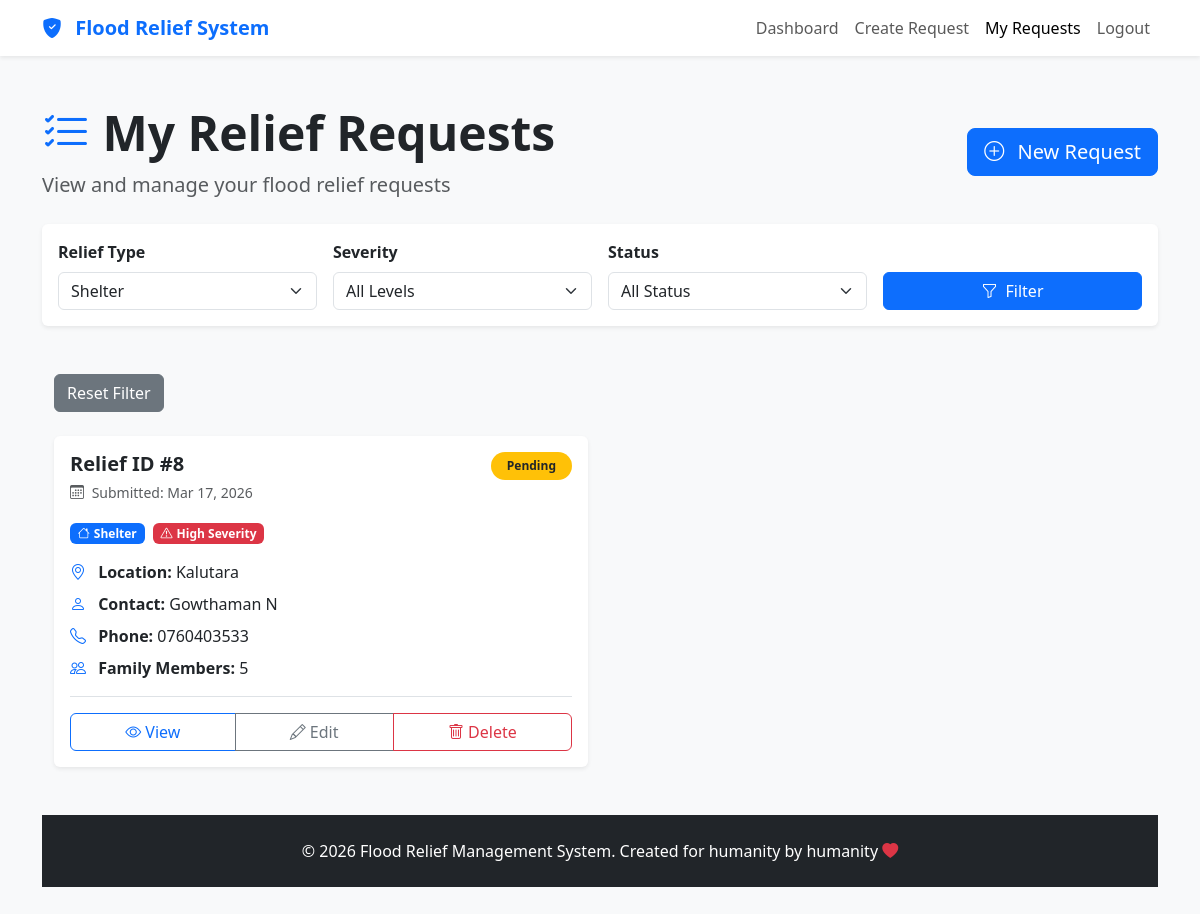
The app's page /FullStackProject/User/filterrelief.php?relief_type=Shelter (signed in) with its own data.
### tables this page shows
CREATE TABLE `reliefdetails` (
  `ReliefID` int(11) NOT NULL,
  `UserID` int(11) DEFAULT NULL,
  `TypeofRelief` enum('Water','Food','Medicine','Shelter') DEFAULT NULL,
  `District` varchar(255) NOT NULL,
  `DivisionalSecretariat` varchar(255) NOT NULL,
  `GNDivision` varchar(255) NOT NULL,
  `ContactPersonName` varchar(255) NOT NULL,
  `ContactPersonNumber` varchar(12) NOT NULL,
  `Address` varchar(255) NOT NULL,
  `NoOfFamilyMembers` int(11) NOT NULL,
  `FloodSeverityLevel` enum('Low','Medium','High') DEFAULT NULL,
  `Description` varchar(255) DEFAULT NULL,
  `Status` enum('Pending','Approved','Completed') DEFAULT NULL,
  `date` date DEFAULT curdate()
);

### FullStackProject/User/filterrelief.php (the view, shortened to what this page needs)
<?php
include 'connection.php';
$UserID = $_SESSION['userid'];
$relief_type = isset($_GET['relief_type']) ? $_GET['relief_type'] : '';
$severity_level = isset($_GET['severity_level']) ? $_GET['severity_level'] : '';
$status_level = isset($_GET['status']) ? $_GET['status'] : '';
if($relief_type != '' && $severity_level != '' && $status_level != ''){
    $stmt = $conn->prepare("SELECT * FROM reliefdetails WHERE TypeofRelief = ? AND FloodSeverityLevel = ? AND Status = ? AND UserID = ?");
    $stmt->bind_param("sssi",$relief_type,$severity_level,$status_level,$UserID);
}
elseif($relief_type != '' && $severity_level != ''){
    $stmt = $conn->prepare("SELECT * FROM reliefdetails WHERE TypeofRelief = ? AND FloodSeverityLevel = ? AND UserID = ?");
    $stmt->bind_param("ssi", $relief_type,$severity_level,$UserID);
}
elseif($relief_type != ''&& $status_level != ''){
    $stmt = $conn->prepare("SELECT * FROM reliefdetails WHERE TypeofRelief = ? AND Status = ? AND UserID = ?");
    $stmt->bind_param("ssi", $relief_type,$status_level,$UserID);
}
elseif($severity_level != '' && $status_level != ''){
    $stmt = $conn->prepare("SELECT * FROM reliefdetails WHERE FloodSeverityLevel = ? AND Status = ? AND UserID = ?");
    $stmt->bind_param("ssi",$severity_level,$status_level,$UserID);
}
elseif($relief_type != ''){
     $stmt = $conn->prepare("SELECT * FROM reliefdetails WHERE TypeofRelief = ? AND UserID = ?");
     $stmt->bind_param("si", $relief_type,$UserID);
}
elseif($severity_level != ''){
     $stmt = $conn->prepare("SELECT * FROM reliefdetails WHERE FloodSeverityLevel = ? AND UserID = ?");
     $stmt->bind_param("si", $severity_level,$UserID);
}
elseif($status_level != ''){
     $stmt = $conn->prepare("SELECT * FROM reliefdetails WHERE Status = ? AND UserID = ?");
     $stmt->bind_param("si",$status_level,$UserID);
}
else {
    header("Location: http://localhost/FullStackProject/User/view_requests.php");
    exit();
}
$stmt->execute();
$result = $stmt->get_result();
?>
<!DOCTYPE html>
<html lang="en">
<head>
    <link href="https://cdn.jsdelivr.net/npm/bootstrap@5.3.2/dist/css/bootstrap.min.css" rel="stylesheet">
    <link rel="stylesheet" href="https://cdn.jsdelivr.net/npm/bootstrap-icons@1.11.1/font/bootstrap-icons.css">
</head>
<body class="bg-light">
    <nav class="navbar navbar-expand-lg navbar-light bg-white shadow-sm">
        <div class="container">
            <a class="navbar-brand fw-bold text-primary" href="http://localhost/FullStackProject/User/dashboard.php">
                <i class="bi bi-shield-fill-check me-2"></i>
                Flood Relief System
            </a>
            <div class="collapse navbar-collapse" id="navbarNav">
                <ul class="navbar-nav ms-auto">
                    <li class="nav-item">
                        <a class="nav-link" href="http://localhost/FullStackProject/User/dashboard.php">Dashboard</a>
                    </li>
                    <li class="nav-item">
                        <a class="nav-link" href="http://localhost/FullStackProject/User/create_request.php">Create Request</a>
                    </li>
                    <li class="nav-item">
                        <a class="nav-link active" href="http://localhost/FullStackProject/User/view_requests.php">My Requests</a>
                    </li>
                    <li class="nav-item">
                        <a class="nav-link" href="http://localhost/FullStackProject/index.html">Logout</a>
                    </li>
                </ul>
            </div>
        </div>
    </nav>
    <div class="container py-5">
        <div class="d-flex justify-content-between align-items-center mb-4">
            <div>
                <h1 class="display-5 fw-bold">
                    <i class="bi bi-list-check text-primary"></i>
                    My Relief Requests
                </h1>
                <p class="lead text-muted mb-0">View and manage your flood relief requests</p>
            </div>
            <a href="http://localhost/FullStackProject/User/create_request.php" class="btn btn-primary btn-lg">
                <i class="bi bi-plus-circle me-2"></i>
                New Request
            </a>
        </div>
        <div class="card border-0 shadow-sm mb-4">
            <form method="GET" action="http://localhost/FullStackProject/User/filterrelief.php">
             <div class="card-body">
                <div class="row g-3 align-items-end">
                    <div class="col-md-3">
                        <label class="form-label fw-semibold">Relief Type</label>
                        <select class="form-select" name="relief_type">
                            <option value="Shelter" <?php if($relief_type == "Shelter") echo "selected"; ?>>Shelter</option>
                        </select>
                    </div>
                    <div class="col-md-3">
                        <label class="form-label fw-semibold">Severity</label>
                        <select class="form-select" name="severity_level">
                            <option value="">All Levels</option>
                        </select>
                    </div>
                    <div class="col-md-3">
                        <label class="form-label fw-semibold">Status</label>
                        <select class="form-select" name="status">
                            <option value="">All Status</option>
                        </select>
                    </div>
                    <div class="col-md-3">
                        <button class="btn btn-primary w-100">
                            <i class="bi bi-funnel me-2"></i>Filter
                        </button>
                    </div>
                </div>
            </div>
        </div>
<div class="container mt-5">
    <a href="http://localhost/FullStackProject/User/view_requests.php" class="btn btn-secondary mb-4">Reset Filter</a>
 <div class="row g-4">
           <?php while($row = $result->fetch_assoc()) { ?>
            <div class="col-lg-6">
                <div class="card border-0 shadow-sm h-100">
                    <div class="card-body">
                        <div class="d-flex justify-content-between align-items-start mb-3">
                            <div>
                                <h5 class="card-title fw-bold mb-1">Relief ID #<?php echo $row['ReliefID']; ?></h5>
                                <small class="text-muted">
                                    <i class="bi bi-calendar3 me-1"></i>
                                    Submitted: <?php echo date("M d, Y", strtotime($row['date'])); ?>
                                </small>
                            </div>
                            <?php
                                if($row['Status'] == 'Approved'){
                                 ?>
                                    <span class="badge bg-info text-dark rounded-pill px-3 py-2">
                                        <?php echo $row['Status']; ?>
                                    </span>
                                <?php }
                                elseif($row['Status'] == 'Pending'){
                                 ?>
                                    <span class="badge bg-warning text-dark rounded-pill px-3 py-2">
                                        <?php echo $row['Status']; ?>
                                    </span>
                                <?php }
                                elseif($row['Status'] == 'Completed'){
                                 ?>
                                    <span class="badge bg-success rounded-pill px-3 py-2">
                                        <?php echo $row['Status']; ?>
                                    </span>
                                <?php } ?>
                        </div>
                        <div class="mb-3">
                                <?php
                                if($row['TypeofRelief'] == 'Food'){
                                 ?>
                                    <span class="badge bg-success me-2">
                                        <i class="bi bi-basket me-1"></i><?php echo $row['TypeofRelief']; ?>
                                    </span>
                                <?php }
                                elseif($row['TypeofRelief'] == 'Water'){
                                 ?>
                                    <span class="badge bg-info me-2">
                                        <i class="bi bi-droplet me-1"></i><?php echo $row['TypeofRelief']; ?>
                                    </span>
                                <?php }
                                elseif($row['TypeofRelief'] == 'Medicine'){
                                 ?>
                                    <span class="badge bg-danger me-2">
                                        <i class="bi bi-heart-pulse me-1"></i><?php echo $row['TypeofRelief']; ?>
                                    </span>
                                <?php }
                                elseif($row['TypeofRelief'] == 'Shelter'){
                                    ?>
                                    <span class="badge bg-primary me-1">
                                        <i class="bi bi-house me-1"></i><?php echo $row['TypeofRelief']; ?>
                                    </span>
                                <?php }
                                if($row['FloodSeverityLevel'] == 'High'){
                                 ?>
                                    <span class="badge bg-danger">
                                        <i class="bi bi-exclamation-triangle me-1"></i><?php echo $row['FloodSeverityLevel']; ?> Severity
                                    </span>
                                <?php }
                                elseif($row['FloodSeverityLevel'] == 'Medium'){
                                 ?>
                                    <span class="badge bg-warning text-dark">
                                        <i class="bi bi-exclamation-circle me-1"></i><?php echo $row['FloodSeverityLevel']; ?> Severity
                                    </span>
                                <?php }
                                elseif($row['FloodSeverityLevel'] == 'Low'){
                                 ?>
                                    <span class="badge bg-success">
                                        <i class="bi bi-check-circle me-1"></i><?php echo $row['FloodSeverityLevel']; ?> Severity
                                    </span>
                                <?php } ?>
                        </div>
                        <div class="mb-2">
                            <i class="bi bi-geo-alt text-primary me-2"></i>
                            <strong>Location: </strong><?php echo $row['District']; ?>
                        </div>
                        <div class="mb-2">
                            <i class="bi bi-person text-primary me-2"></i>
                            <strong>Contact: </strong><?php echo $row['ContactPersonName']; ?>
                        </div>
                        <div class="mb-2">
                            <i class="bi bi-telephone text-primary me-2"></i>
                            <strong>Phone: </strong><?php echo $row['ContactPersonNumber']; ?>
                        </div>
                        <div class="mb-3">
                            <i class="bi bi-people text-primary me-2"></i>
                            <strong>Family Members: </strong><?php echo $row['NoOfFamilyMembers']; ?>
                        </div>
                        <div class="border-top pt-3">
                            <div class="btn-group w-100" role="group">
                                <button class="btn btn-outline-primary">
                                    <i class="bi bi-eye me-1"></i>View
                                </button>
                                <a href="http://localhost/FullStackProject/User/create_request.php?id=<?php echo $row['ReliefID']; ?>"
                                 class="btn btn-outline-secondary">
                                    <i class="bi bi-pencil me-1"></i>Edit
                                </a>
                                <a href="http://localhost/FullStackProject/User/deleterelief.php?id=<?php echo $row['ReliefID']; ?>"
                                class="btn btn-outline-danger"
                                onclick="return confirm('Are you sure you want to delete this request?');">
                                    <i class="bi bi-trash me-1"></i>Delete
                                </a>
                            </div>
                        </div>
                    </div>
                </div>
            </div>
            <?php } ?>
        </div>
    </div>
    <footer class="bg-dark text-white text-center py-4 mt-5">
        <div class="container">
            <p class="mb-0">&copy; 2026 Flood Relief Management System. Created for humanity by humanity <i class="bi bi-heart-fill text-danger"></i></p>
        </div>
    </footer>
</body>
</html>

### records on screen
reliefdetails: ReliefID "8", date "Mar 17, 2026", Status "Pending", TypeofRelief "Shelter", FloodSeverityLevel "High", District "Kalutara", ContactPersonName "Gowthaman N", ContactPersonNumber "0760403533", NoOfFamilyMembers "5"
